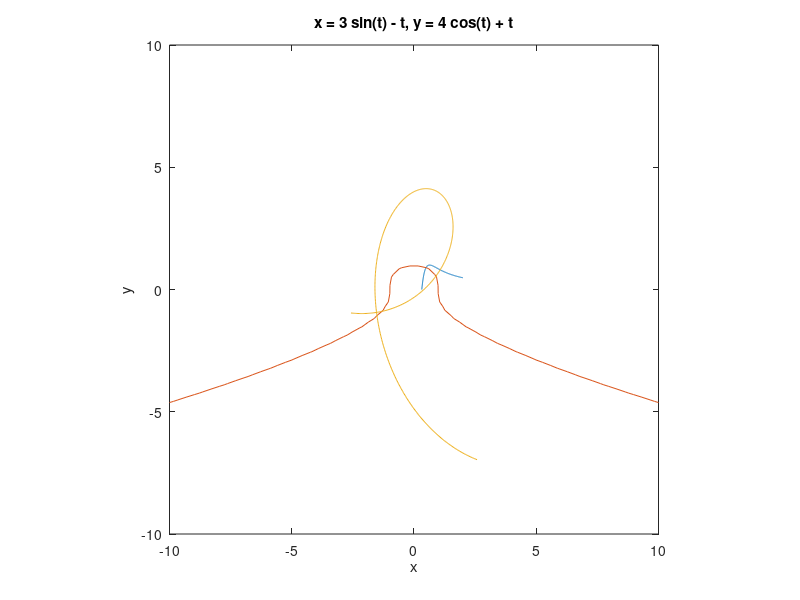

Write MATLAB code to recreate this figure.
% plot 不能绘制隐函数,参数方程形式的图像，可以使用符号函数绘图命令
ezplot('sin(1/x)', [1/pi, 2]);
hold on;
ezplot('x.^2 + y.^3 - 1', [-10, 10, -10, 10]);
hold on;
ezplot('3 * sin(t) - t', '4 * cos(t) + t', [-3, 3]);
hold on;
